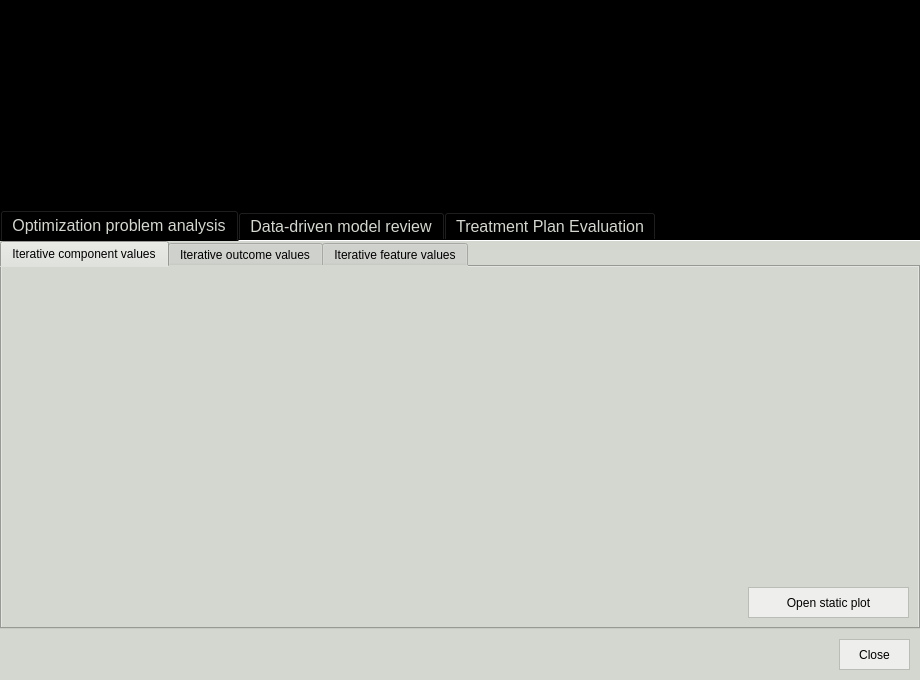
<?xml version="1.0" encoding="UTF-8"?>
<ui version="4.0">
 <class>vis_window</class>
 <widget class="QMainWindow" name="vis_window">
  <property name="windowModality">
   <enum>Qt::ApplicationModal</enum>
  </property>
  <property name="geometry">
   <rect>
    <x>0</x>
    <y>0</y>
    <width>920</width>
    <height>680</height>
   </rect>
  </property>
  <property name="minimumSize">
   <size>
    <width>920</width>
    <height>680</height>
   </size>
  </property>
  <property name="maximumSize">
   <size>
    <width>2560</width>
    <height>1440</height>
   </size>
  </property>
  <property name="windowTitle">
   <string>pyanno4rt</string>
  </property>
  <property name="windowIcon">
   <iconset resource="../assets/resources.qrc">
    <normaloff>:/special_icons/icons_special/logo_white_icon.png</normaloff>:/special_icons/icons_special/logo_white_icon.png</iconset>
  </property>
  <widget class="QWidget" name="central_widget">
   <property name="styleSheet">
    <string notr="true">color: rgb(211, 215, 207);
background-color: rgb(0, 0, 0);</string>
   </property>
   <layout class="QVBoxLayout" name="central_widget_layout">
    <property name="spacing">
     <number>0</number>
    </property>
    <property name="leftMargin">
     <number>0</number>
    </property>
    <property name="topMargin">
     <number>0</number>
    </property>
    <property name="rightMargin">
     <number>0</number>
    </property>
    <property name="bottomMargin">
     <number>0</number>
    </property>
    <item>
     <layout class="QVBoxLayout" name="body_layout">
      <item>
       <layout class="QGridLayout" name="widget_layout" columnstretch="1,0,0">
        <property name="spacing">
         <number>0</number>
        </property>
        <item row="0" column="2">
         <widget class="QWidget" name="meta_settings_right_widget" native="true">
          <property name="sizePolicy">
           <sizepolicy hsizetype="Expanding" vsizetype="Preferred">
            <horstretch>1</horstretch>
            <verstretch>0</verstretch>
           </sizepolicy>
          </property>
          <property name="minimumSize">
           <size>
            <width>333</width>
            <height>0</height>
           </size>
          </property>
         </widget>
        </item>
        <item row="0" column="0">
         <widget class="QWidget" name="meta_settings_left_widget" native="true">
          <property name="sizePolicy">
           <sizepolicy hsizetype="Expanding" vsizetype="Preferred">
            <horstretch>0</horstretch>
            <verstretch>0</verstretch>
           </sizepolicy>
          </property>
          <property name="minimumSize">
           <size>
            <width>333</width>
            <height>0</height>
           </size>
          </property>
         </widget>
        </item>
        <item row="4" column="0" colspan="3">
         <widget class="QTabWidget" name="categories_widget">
          <property name="minimumSize">
           <size>
            <width>916</width>
            <height>0</height>
           </size>
          </property>
          <property name="font">
           <font>
            <pointsize>12</pointsize>
           </font>
          </property>
          <property name="currentIndex">
           <number>0</number>
          </property>
          <property name="iconSize">
           <size>
            <width>50</width>
            <height>50</height>
           </size>
          </property>
          <property name="documentMode">
           <bool>true</bool>
          </property>
          <widget class="QWidget" name="tab_problem">
           <property name="styleSheet">
            <string notr="true">color: rgb(0, 0, 0);
background-color: rgb(211, 215, 207);</string>
           </property>
           <attribute name="title">
            <string>Optimization problem analysis</string>
           </attribute>
           <layout class="QVBoxLayout" name="tab_configuration_meta_layout">
            <property name="spacing">
             <number>0</number>
            </property>
            <property name="leftMargin">
             <number>0</number>
            </property>
            <property name="topMargin">
             <number>0</number>
            </property>
            <property name="rightMargin">
             <number>0</number>
            </property>
            <property name="bottomMargin">
             <number>0</number>
            </property>
            <item>
             <layout class="QVBoxLayout" name="tab_problem_layout">
              <item>
               <widget class="QTabWidget" name="tab_problem_fields">
                <property name="currentIndex">
                 <number>0</number>
                </property>
                <widget class="QWidget" name="comp_vals_widget">
                 <attribute name="title">
                  <string>Iterative component values</string>
                 </attribute>
                 <layout class="QVBoxLayout" name="verticalLayout_11">
                  <item>
                   <layout class="QVBoxLayout" name="comp_vals_layout">
                    <item>
                     <layout class="QHBoxLayout" name="comp_vals_top_layout">
                      <item>
                       <widget class="QWidget" name="comp_vals_top_widget" native="true">
                        <property name="minimumSize">
                         <size>
                          <width>0</width>
                          <height>187</height>
                         </size>
                        </property>
                        <property name="styleSheet">
                         <string notr="true">border: 1px solid;
border-color: rgb(211, 215, 207);</string>
                        </property>
                        <layout class="QVBoxLayout" name="baseline_meta_layout_5">
                         <property name="spacing">
                          <number>0</number>
                         </property>
                         <property name="leftMargin">
                          <number>0</number>
                         </property>
                         <property name="topMargin">
                          <number>0</number>
                         </property>
                         <property name="rightMargin">
                          <number>0</number>
                         </property>
                         <property name="bottomMargin">
                          <number>0</number>
                         </property>
                         <item>
                          <layout class="QVBoxLayout" name="comp_vals_top_widget_layout">
                           <property name="spacing">
                            <number>0</number>
                           </property>
                          </layout>
                         </item>
                        </layout>
                       </widget>
                      </item>
                     </layout>
                    </item>
                    <item>
                     <layout class="QHBoxLayout" name="comp_vals_bottom_layout">
                      <item>
                       <spacer name="comp_vals_bottom_hspacer">
                        <property name="orientation">
                         <enum>Qt::Horizontal</enum>
                        </property>
                        <property name="sizeHint" stdset="0">
                         <size>
                          <width>40</width>
                          <height>20</height>
                         </size>
                        </property>
                       </spacer>
                      </item>
                      <item>
                       <widget class="QPushButton" name="open_comp_vals_pbutton">
                        <property name="minimumSize">
                         <size>
                          <width>161</width>
                          <height>31</height>
                         </size>
                        </property>
                        <property name="maximumSize">
                         <size>
                          <width>161</width>
                          <height>31</height>
                         </size>
                        </property>
                        <property name="cursor">
                         <cursorShape>PointingHandCursor</cursorShape>
                        </property>
                        <property name="styleSheet">
                         <string notr="true">color: rgb(0, 0, 0);
background-color: rgb(238, 238, 236);
border: 1px solid;
border-color: rgb(186, 189, 182);</string>
                        </property>
                        <property name="text">
                         <string>Open static plot</string>
                        </property>
                       </widget>
                      </item>
                     </layout>
                    </item>
                   </layout>
                  </item>
                 </layout>
                </widget>
                <widget class="QWidget" name="outc_vals_widget">
                 <attribute name="title">
                  <string>Iterative outcome values</string>
                 </attribute>
                 <layout class="QVBoxLayout" name="verticalLayout_12">
                  <item>
                   <layout class="QVBoxLayout" name="outc_vals_layout">
                    <item>
                     <layout class="QHBoxLayout" name="outc_vals_top_layout">
                      <item>
                       <widget class="QWidget" name="outc_vals_top_widget" native="true">
                        <property name="minimumSize">
                         <size>
                          <width>0</width>
                          <height>187</height>
                         </size>
                        </property>
                        <property name="styleSheet">
                         <string notr="true">border: 1px solid;
border-color: rgb(211, 215, 207);</string>
                        </property>
                        <layout class="QVBoxLayout" name="dvh_meta_layout_4">
                         <property name="spacing">
                          <number>0</number>
                         </property>
                         <property name="leftMargin">
                          <number>0</number>
                         </property>
                         <property name="topMargin">
                          <number>0</number>
                         </property>
                         <property name="rightMargin">
                          <number>0</number>
                         </property>
                         <property name="bottomMargin">
                          <number>0</number>
                         </property>
                         <item>
                          <layout class="QVBoxLayout" name="outc_vals_top_widget_layout">
                           <property name="spacing">
                            <number>0</number>
                           </property>
                          </layout>
                         </item>
                        </layout>
                       </widget>
                      </item>
                     </layout>
                    </item>
                    <item>
                     <layout class="QHBoxLayout" name="outc_vals_bottom_layout">
                      <item>
                       <spacer name="outc_vals_bottom_hspacer">
                        <property name="orientation">
                         <enum>Qt::Horizontal</enum>
                        </property>
                        <property name="sizeHint" stdset="0">
                         <size>
                          <width>40</width>
                          <height>20</height>
                         </size>
                        </property>
                       </spacer>
                      </item>
                      <item>
                       <widget class="QPushButton" name="open_outc_vals_pbutton">
                        <property name="minimumSize">
                         <size>
                          <width>161</width>
                          <height>31</height>
                         </size>
                        </property>
                        <property name="maximumSize">
                         <size>
                          <width>161</width>
                          <height>31</height>
                         </size>
                        </property>
                        <property name="cursor">
                         <cursorShape>PointingHandCursor</cursorShape>
                        </property>
                        <property name="styleSheet">
                         <string notr="true">color: rgb(0, 0, 0);
background-color: rgb(238, 238, 236);
border: 1px solid;
border-color: rgb(186, 189, 182);</string>
                        </property>
                        <property name="text">
                         <string>Open static plot</string>
                        </property>
                       </widget>
                      </item>
                     </layout>
                    </item>
                   </layout>
                  </item>
                 </layout>
                </widget>
                <widget class="QWidget" name="feat_vals_widget">
                 <attribute name="title">
                  <string>Iterative feature values</string>
                 </attribute>
                 <layout class="QVBoxLayout" name="verticalLayout_13">
                  <item>
                   <layout class="QVBoxLayout" name="feat_vals_layout">
                    <item>
                     <layout class="QHBoxLayout" name="feat_vals_top_layout">
                      <item>
                       <widget class="QWidget" name="feat_vals_top_widget" native="true">
                        <property name="minimumSize">
                         <size>
                          <width>0</width>
                          <height>187</height>
                         </size>
                        </property>
                        <property name="styleSheet">
                         <string notr="true">border: 1px solid;
border-color: rgb(211, 215, 207);</string>
                        </property>
                        <layout class="QVBoxLayout" name="baseline_meta_layout_6">
                         <property name="spacing">
                          <number>0</number>
                         </property>
                         <property name="leftMargin">
                          <number>0</number>
                         </property>
                         <property name="topMargin">
                          <number>0</number>
                         </property>
                         <property name="rightMargin">
                          <number>0</number>
                         </property>
                         <property name="bottomMargin">
                          <number>0</number>
                         </property>
                         <item>
                          <layout class="QVBoxLayout" name="feat_vals_top_widget_layout">
                           <property name="spacing">
                            <number>0</number>
                           </property>
                          </layout>
                         </item>
                        </layout>
                       </widget>
                      </item>
                     </layout>
                    </item>
                    <item>
                     <layout class="QHBoxLayout" name="feat_vals_bottom_layout">
                      <item>
                       <spacer name="feat_vals_bottom_hspacer">
                        <property name="orientation">
                         <enum>Qt::Horizontal</enum>
                        </property>
                        <property name="sizeHint" stdset="0">
                         <size>
                          <width>40</width>
                          <height>20</height>
                         </size>
                        </property>
                       </spacer>
                      </item>
                      <item>
                       <widget class="QPushButton" name="open_feat_vals_pbutton">
                        <property name="minimumSize">
                         <size>
                          <width>161</width>
                          <height>31</height>
                         </size>
                        </property>
                        <property name="maximumSize">
                         <size>
                          <width>161</width>
                          <height>31</height>
                         </size>
                        </property>
                        <property name="cursor">
                         <cursorShape>PointingHandCursor</cursorShape>
                        </property>
                        <property name="styleSheet">
                         <string notr="true">color: rgb(0, 0, 0);
background-color: rgb(238, 238, 236);
border: 1px solid;
border-color: rgb(186, 189, 182);</string>
                        </property>
                        <property name="text">
                         <string>Open static plot</string>
                        </property>
                       </widget>
                      </item>
                     </layout>
                    </item>
                   </layout>
                  </item>
                 </layout>
                </widget>
               </widget>
              </item>
             </layout>
            </item>
           </layout>
          </widget>
          <widget class="QWidget" name="tab_model">
           <property name="styleSheet">
            <string notr="true">color: rgb(0, 0, 0);
background-color: rgb(211, 215, 207);</string>
           </property>
           <attribute name="title">
            <string>Data-driven model review</string>
           </attribute>
           <layout class="QVBoxLayout" name="tab_optimization_meta_layout">
            <property name="spacing">
             <number>0</number>
            </property>
            <property name="leftMargin">
             <number>0</number>
            </property>
            <property name="topMargin">
             <number>0</number>
            </property>
            <property name="rightMargin">
             <number>0</number>
            </property>
            <property name="bottomMargin">
             <number>0</number>
            </property>
            <item>
             <layout class="QVBoxLayout" name="tab_model_layout">
              <item>
               <widget class="QTabWidget" name="tab_model_fields">
                <property name="currentIndex">
                 <number>0</number>
                </property>
                <widget class="QWidget" name="metrics_widget">
                 <attribute name="title">
                  <string>Evaluation metrics</string>
                 </attribute>
                 <layout class="QVBoxLayout" name="verticalLayout_9">
                  <item>
                   <layout class="QVBoxLayout" name="metrics_layout">
                    <item>
                     <layout class="QHBoxLayout" name="metrics_top_layout">
                      <item>
                       <widget class="QWidget" name="metrics_top_widget" native="true">
                        <property name="minimumSize">
                         <size>
                          <width>0</width>
                          <height>187</height>
                         </size>
                        </property>
                        <property name="styleSheet">
                         <string notr="true">border: 1px solid;
border-color: rgb(211, 215, 207);</string>
                        </property>
                        <layout class="QVBoxLayout" name="baseline_meta_layout_4">
                         <property name="spacing">
                          <number>0</number>
                         </property>
                         <property name="leftMargin">
                          <number>0</number>
                         </property>
                         <property name="topMargin">
                          <number>0</number>
                         </property>
                         <property name="rightMargin">
                          <number>0</number>
                         </property>
                         <property name="bottomMargin">
                          <number>0</number>
                         </property>
                         <item>
                          <layout class="QVBoxLayout" name="metrics_top_widget_layout">
                           <property name="spacing">
                            <number>0</number>
                           </property>
                          </layout>
                         </item>
                        </layout>
                       </widget>
                      </item>
                     </layout>
                    </item>
                    <item>
                     <layout class="QHBoxLayout" name="metrics_bottom_layout">
                      <item>
                       <spacer name="metrics_bottom_hspacer">
                        <property name="orientation">
                         <enum>Qt::Horizontal</enum>
                        </property>
                        <property name="sizeHint" stdset="0">
                         <size>
                          <width>40</width>
                          <height>20</height>
                         </size>
                        </property>
                       </spacer>
                      </item>
                      <item>
                       <widget class="QPushButton" name="open_metrics_graphs_pbutton">
                        <property name="minimumSize">
                         <size>
                          <width>161</width>
                          <height>31</height>
                         </size>
                        </property>
                        <property name="maximumSize">
                         <size>
                          <width>161</width>
                          <height>31</height>
                         </size>
                        </property>
                        <property name="cursor">
                         <cursorShape>PointingHandCursor</cursorShape>
                        </property>
                        <property name="styleSheet">
                         <string notr="true">color: rgb(0, 0, 0);
background-color: rgb(238, 238, 236);
border: 1px solid;
border-color: rgb(186, 189, 182);</string>
                        </property>
                        <property name="text">
                         <string>Open static plot (gr.)</string>
                        </property>
                       </widget>
                      </item>
                      <item>
                       <widget class="QPushButton" name="open_metrics_tables_pbutton">
                        <property name="minimumSize">
                         <size>
                          <width>161</width>
                          <height>31</height>
                         </size>
                        </property>
                        <property name="maximumSize">
                         <size>
                          <width>161</width>
                          <height>31</height>
                         </size>
                        </property>
                        <property name="cursor">
                         <cursorShape>PointingHandCursor</cursorShape>
                        </property>
                        <property name="styleSheet">
                         <string notr="true">color: rgb(0, 0, 0);
background-color: rgb(238, 238, 236);
border: 1px solid;
border-color: rgb(186, 189, 182);</string>
                        </property>
                        <property name="text">
                         <string>Open static plot (tab.)</string>
                        </property>
                       </widget>
                      </item>
                     </layout>
                    </item>
                   </layout>
                  </item>
                 </layout>
                </widget>
                <widget class="QWidget" name="perm_widget">
                 <attribute name="title">
                  <string>Permutation importance</string>
                 </attribute>
                 <layout class="QVBoxLayout" name="verticalLayout_10">
                  <item>
                   <layout class="QVBoxLayout" name="perm_layout">
                    <item>
                     <layout class="QHBoxLayout" name="perm_top_layout">
                      <item>
                       <widget class="QWidget" name="perm_top_widget" native="true">
                        <property name="minimumSize">
                         <size>
                          <width>0</width>
                          <height>187</height>
                         </size>
                        </property>
                        <property name="styleSheet">
                         <string notr="true">border: 1px solid;
border-color: rgb(211, 215, 207);</string>
                        </property>
                        <layout class="QVBoxLayout" name="dvh_meta_layout_3">
                         <property name="spacing">
                          <number>0</number>
                         </property>
                         <property name="leftMargin">
                          <number>0</number>
                         </property>
                         <property name="topMargin">
                          <number>0</number>
                         </property>
                         <property name="rightMargin">
                          <number>0</number>
                         </property>
                         <property name="bottomMargin">
                          <number>0</number>
                         </property>
                         <item>
                          <layout class="QVBoxLayout" name="perm_top_widget_layout">
                           <property name="spacing">
                            <number>0</number>
                           </property>
                          </layout>
                         </item>
                        </layout>
                       </widget>
                      </item>
                     </layout>
                    </item>
                    <item>
                     <layout class="QHBoxLayout" name="perm_bottom_layout">
                      <item>
                       <spacer name="perm_bottom_hspacer">
                        <property name="orientation">
                         <enum>Qt::Horizontal</enum>
                        </property>
                        <property name="sizeHint" stdset="0">
                         <size>
                          <width>40</width>
                          <height>20</height>
                         </size>
                        </property>
                       </spacer>
                      </item>
                      <item>
                       <widget class="QPushButton" name="open_perm_pbutton">
                        <property name="minimumSize">
                         <size>
                          <width>161</width>
                          <height>31</height>
                         </size>
                        </property>
                        <property name="maximumSize">
                         <size>
                          <width>161</width>
                          <height>31</height>
                         </size>
                        </property>
                        <property name="cursor">
                         <cursorShape>PointingHandCursor</cursorShape>
                        </property>
                        <property name="styleSheet">
                         <string notr="true">color: rgb(0, 0, 0);
background-color: rgb(238, 238, 236);
border: 1px solid;
border-color: rgb(186, 189, 182);</string>
                        </property>
                        <property name="text">
                         <string>Open static plot</string>
                        </property>
                       </widget>
                      </item>
                     </layout>
                    </item>
                   </layout>
                  </item>
                 </layout>
                </widget>
               </widget>
              </item>
             </layout>
            </item>
           </layout>
          </widget>
          <widget class="QWidget" name="tab_plan">
           <property name="styleSheet">
            <string notr="true">color: rgb(0, 0, 0);
background-color: rgb(211, 215, 207);</string>
           </property>
           <attribute name="title">
            <string>Treatment Plan Evaluation</string>
           </attribute>
           <layout class="QVBoxLayout" name="tab_evaluation_meta_layout">
            <property name="spacing">
             <number>0</number>
            </property>
            <property name="leftMargin">
             <number>0</number>
            </property>
            <property name="topMargin">
             <number>0</number>
            </property>
            <property name="rightMargin">
             <number>0</number>
            </property>
            <property name="bottomMargin">
             <number>0</number>
            </property>
            <item>
             <layout class="QVBoxLayout" name="tab_plan_layout">
              <item>
               <widget class="QTabWidget" name="tab_plan_fields">
                <property name="currentIndex">
                 <number>0</number>
                </property>
                <widget class="QWidget" name="image_widget">
                 <attribute name="title">
                  <string>CT/Dose image</string>
                 </attribute>
                 <layout class="QVBoxLayout" name="verticalLayout_3">
                  <item>
                   <layout class="QVBoxLayout" name="image_layout">
                    <item>
                     <layout class="QHBoxLayout" name="image_top_layout">
                      <item>
                       <widget class="QWidget" name="image_top_widget" native="true">
                        <property name="minimumSize">
                         <size>
                          <width>0</width>
                          <height>187</height>
                         </size>
                        </property>
                        <property name="styleSheet">
                         <string notr="true">border: 1px solid;
border-color: rgb(211, 215, 207);</string>
                        </property>
                        <layout class="QVBoxLayout" name="baseline_meta_layout">
                         <property name="spacing">
                          <number>0</number>
                         </property>
                         <property name="leftMargin">
                          <number>0</number>
                         </property>
                         <property name="topMargin">
                          <number>0</number>
                         </property>
                         <property name="rightMargin">
                          <number>0</number>
                         </property>
                         <property name="bottomMargin">
                          <number>0</number>
                         </property>
                         <item>
                          <layout class="QVBoxLayout" name="image_top_widget_layout">
                           <property name="spacing">
                            <number>0</number>
                           </property>
                          </layout>
                         </item>
                        </layout>
                       </widget>
                      </item>
                     </layout>
                    </item>
                    <item>
                     <layout class="QHBoxLayout" name="image_bottom_layout">
                      <item>
                       <spacer name="image_bottom_hspacer">
                        <property name="orientation">
                         <enum>Qt::Horizontal</enum>
                        </property>
                        <property name="sizeHint" stdset="0">
                         <size>
                          <width>40</width>
                          <height>20</height>
                         </size>
                        </property>
                       </spacer>
                      </item>
                      <item>
                       <widget class="QPushButton" name="open_image_pbutton">
                        <property name="minimumSize">
                         <size>
                          <width>161</width>
                          <height>31</height>
                         </size>
                        </property>
                        <property name="maximumSize">
                         <size>
                          <width>161</width>
                          <height>31</height>
                         </size>
                        </property>
                        <property name="cursor">
                         <cursorShape>PointingHandCursor</cursorShape>
                        </property>
                        <property name="styleSheet">
                         <string notr="true">color: rgb(0, 0, 0);
background-color: rgb(238, 238, 236);
border: 1px solid;
border-color: rgb(186, 189, 182);</string>
                        </property>
                        <property name="text">
                         <string>Open static plot</string>
                        </property>
                       </widget>
                      </item>
                     </layout>
                    </item>
                   </layout>
                  </item>
                 </layout>
                </widget>
                <widget class="QWidget" name="dvh_widget">
                 <attribute name="title">
                  <string>Dose-volume histogram</string>
                 </attribute>
                 <layout class="QVBoxLayout" name="verticalLayout_6">
                  <item>
                   <layout class="QVBoxLayout" name="dvh_layout">
                    <item>
                     <layout class="QHBoxLayout" name="dvh_top_layout">
                      <item>
                       <widget class="QWidget" name="dvh_top_widget" native="true">
                        <property name="minimumSize">
                         <size>
                          <width>0</width>
                          <height>187</height>
                         </size>
                        </property>
                        <property name="styleSheet">
                         <string notr="true">border: 1px solid;
border-color: rgb(211, 215, 207);</string>
                        </property>
                        <layout class="QVBoxLayout" name="dvh_meta_layout">
                         <property name="spacing">
                          <number>0</number>
                         </property>
                         <property name="leftMargin">
                          <number>0</number>
                         </property>
                         <property name="topMargin">
                          <number>0</number>
                         </property>
                         <property name="rightMargin">
                          <number>0</number>
                         </property>
                         <property name="bottomMargin">
                          <number>0</number>
                         </property>
                         <item>
                          <layout class="QVBoxLayout" name="dvh_top_widget_layout">
                           <property name="spacing">
                            <number>0</number>
                           </property>
                          </layout>
                         </item>
                        </layout>
                       </widget>
                      </item>
                     </layout>
                    </item>
                    <item>
                     <layout class="QHBoxLayout" name="dvh_bottom_layout">
                      <item>
                       <spacer name="dvh_bottom_hspacer">
                        <property name="orientation">
                         <enum>Qt::Horizontal</enum>
                        </property>
                        <property name="sizeHint" stdset="0">
                         <size>
                          <width>40</width>
                          <height>20</height>
                         </size>
                        </property>
                       </spacer>
                      </item>
                      <item>
                       <widget class="QPushButton" name="open_dvh_pbutton">
                        <property name="minimumSize">
                         <size>
                          <width>161</width>
                          <height>31</height>
                         </size>
                        </property>
                        <property name="maximumSize">
                         <size>
                          <width>161</width>
                          <height>31</height>
                         </size>
                        </property>
                        <property name="cursor">
                         <cursorShape>PointingHandCursor</cursorShape>
                        </property>
                        <property name="styleSheet">
                         <string notr="true">color: rgb(0, 0, 0);
background-color: rgb(238, 238, 236);
border: 1px solid;
border-color: rgb(186, 189, 182);</string>
                        </property>
                        <property name="text">
                         <string>Open static plot</string>
                        </property>
                       </widget>
                      </item>
                     </layout>
                    </item>
                   </layout>
                  </item>
                 </layout>
                </widget>
                <widget class="QWidget" name="ind_widget">
                 <attribute name="title">
                  <string>Quality indicators</string>
                 </attribute>
                 <layout class="QVBoxLayout" name="verticalLayout_5">
                  <item>
                   <layout class="QVBoxLayout" name="ind_layout">
                    <item>
                     <spacer name="ind_top_vspacer">
                      <property name="orientation">
                       <enum>Qt::Vertical</enum>
                      </property>
                      <property name="sizeHint" stdset="0">
                       <size>
                        <width>20</width>
                        <height>40</height>
                       </size>
                      </property>
                     </spacer>
                    </item>
                    <item>
                     <layout class="QHBoxLayout" name="ind_bottom_layout">
                      <item>
                       <spacer name="ind_bottom_hspacer">
                        <property name="orientation">
                         <enum>Qt::Horizontal</enum>
                        </property>
                        <property name="sizeHint" stdset="0">
                         <size>
                          <width>40</width>
                          <height>20</height>
                         </size>
                        </property>
                       </spacer>
                      </item>
                      <item>
                       <widget class="QPushButton" name="open_ind_pbutton">
                        <property name="minimumSize">
                         <size>
                          <width>161</width>
                          <height>31</height>
                         </size>
                        </property>
                        <property name="maximumSize">
                         <size>
                          <width>161</width>
                          <height>31</height>
                         </size>
                        </property>
                        <property name="cursor">
                         <cursorShape>PointingHandCursor</cursorShape>
                        </property>
                        <property name="styleSheet">
                         <string notr="true">color: rgb(0, 0, 0);
background-color: rgb(238, 238, 236);
border: 1px solid;
border-color: rgb(186, 189, 182);</string>
                        </property>
                        <property name="text">
                         <string>Open static plot</string>
                        </property>
                       </widget>
                      </item>
                     </layout>
                    </item>
                   </layout>
                  </item>
                 </layout>
                </widget>
               </widget>
              </item>
             </layout>
            </item>
           </layout>
          </widget>
         </widget>
        </item>
        <item row="0" column="1">
         <widget class="QWidget" name="logo_widget" native="true">
          <property name="minimumSize">
           <size>
            <width>250</width>
            <height>210</height>
           </size>
          </property>
          <property name="maximumSize">
           <size>
            <width>250</width>
            <height>210</height>
           </size>
          </property>
          <layout class="QHBoxLayout" name="logo_widget_layout">
           <property name="leftMargin">
            <number>0</number>
           </property>
           <property name="topMargin">
            <number>0</number>
           </property>
           <property name="rightMargin">
            <number>0</number>
           </property>
           <property name="bottomMargin">
            <number>0</number>
           </property>
           <item>
            <widget class="QLabel" name="logo_pixmap">
             <property name="maximumSize">
              <size>
               <width>210</width>
               <height>210</height>
              </size>
             </property>
             <property name="pixmap">
              <pixmap resource="../assets/resources.qrc">:/Logo/logo_white_square.png</pixmap>
             </property>
             <property name="scaledContents">
              <bool>true</bool>
             </property>
             <property name="alignment">
              <set>Qt::AlignCenter</set>
             </property>
            </widget>
           </item>
          </layout>
         </widget>
        </item>
       </layout>
      </item>
      <item>
       <widget class="QWidget" name="bottom_widget" native="true">
        <property name="styleSheet">
         <string notr="true">background-color: rgb(211, 215, 207);</string>
        </property>
        <layout class="QHBoxLayout" name="horizontalLayout_4">
         <property name="leftMargin">
          <number>0</number>
         </property>
         <property name="topMargin">
          <number>0</number>
         </property>
         <property name="rightMargin">
          <number>0</number>
         </property>
         <property name="bottomMargin">
          <number>0</number>
         </property>
         <item>
          <layout class="QHBoxLayout" name="bottom_widget_layout">
           <property name="leftMargin">
            <number>10</number>
           </property>
           <property name="topMargin">
            <number>10</number>
           </property>
           <property name="rightMargin">
            <number>10</number>
           </property>
           <property name="bottomMargin">
            <number>10</number>
           </property>
           <item>
            <spacer name="bottom_hspacer">
             <property name="orientation">
              <enum>Qt::Horizontal</enum>
             </property>
             <property name="sizeHint" stdset="0">
              <size>
               <width>40</width>
               <height>20</height>
              </size>
             </property>
            </spacer>
           </item>
           <item>
            <widget class="QPushButton" name="close_visualizer_pbutton">
             <property name="minimumSize">
              <size>
               <width>71</width>
               <height>31</height>
              </size>
             </property>
             <property name="maximumSize">
              <size>
               <width>71</width>
               <height>31</height>
              </size>
             </property>
             <property name="cursor">
              <cursorShape>PointingHandCursor</cursorShape>
             </property>
             <property name="styleSheet">
              <string notr="true">color: rgb(0, 0, 0);
background-color: rgb(238, 238, 236);
border: 1px solid;
border-color: rgb(186, 189, 182);</string>
             </property>
             <property name="text">
              <string>Close</string>
             </property>
            </widget>
           </item>
          </layout>
         </item>
        </layout>
       </widget>
      </item>
     </layout>
    </item>
   </layout>
  </widget>
 </widget>
 <resources>
  <include location="../assets/resources.qrc"/>
  <include location="../assets/resources.qrc"/>
  <include location="../assets/resources.qrc"/>
  <include location="../assets/resources.qrc"/>
 </resources>
 <connections/>
</ui>
